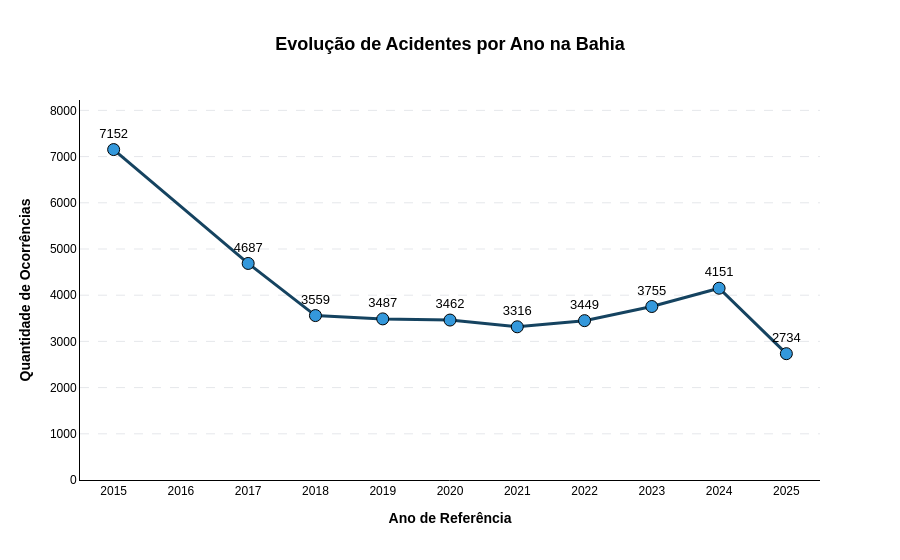

Write notebook code for a chart like this one.
### Code cell
# =========================================================
# GRÁFICO 1: Evolução por Ano (Com limites nos eixos)
# =========================================================
query_ano = """
    SELECT t.ano, COUNT(f.sk_sinistro) as qtd_acidentes
    FROM ft_sinistros f
    JOIN dm_tempo t ON f.sk_tempo = t.sk_tempo
    GROUP BY t.ano
    ORDER BY t.ano;
"""
df_ano = pd.read_sql(query_ano, engine)

fig1 = px.line(df_ano, x='ano', y='qtd_acidentes', 
               title='<b>Evolução de Acidentes por Ano na Bahia</b>',
               markers=True, text='qtd_acidentes',
               color_discrete_sequence=['#154360']) 

# Adicionamos o cliponaxis=False para proteger o número no topo
fig1.update_traces(
    textposition="top center", 
    cliponaxis=False, 
    line=dict(width=3, color='#154360'), 
    marker=dict(size=12, color='#3498DB', line=dict(color='black', width=1)) 
)

fig1 = aplicar_estilo_tcc(fig1, "Ano de Referência", "Quantidade de Ocorrências")

valor_maximo_g1 = df_ano['qtd_acidentes'].max()

# --- A MÁGICA DOS EIXOS ESTÁ AQUI ---
fig1.update_layout(
    xaxis=dict(
        dtick=1, # Mantém a exibição de 1 em 1 ano
        range=[2014.5, 2025.5] # Dá um respiro nas laterais (antes de 2015 e depois de 2025)
    ),
    yaxis=dict(
        range=[0, valor_maximo_g1 * 1.15] # Eixo Y começa do 0 e ganha um "teto" de 15%
    )
)

fig1.show()

### Figure 1 — Plotly figure (JSON) as saved in the notebook; plotly's stock layout.template omitted (floating-point values rounded to 4 significant figures)
{"data": [{"cliponaxis": false, "hovertemplate": "ano=%{x}<br>qtd_acidentes=%{text}<extra></extra>", "legendgroup": "", "line": {"color": "#154360", "dash": "solid", "width": 3}, "marker": {"color": "#3498DB", "line": {"color": "black", "width": 1}, "size": 12, "symbol": "circle"}, "mode": "lines+markers+text", "name": "", "orientation": "v", "showlegend": false, "text": [7152, 4687, 3559, 3487, 3462, 3316, 3449, 3755, 4151, 2734], "textfont": {"color": "black", "family": "Arial", "size": 13}, "textposition": "top center", "type": "scatter", "x": [2015, 2017, 2018, 2019, 2020, 2021, 2022, 2023, 2024, 2025], "xaxis": "x", "y": [7152, 4687, 3559, 3487, 3462, 3316, 3449, 3755, 4151, 2734], "yaxis": "y"}], "layout": {"font": {"color": "black", "family": "Arial"}, "legend": {"tracegroupgap": 0}, "paper_bgcolor": "white", "plot_bgcolor": "white", "title": {"font": {"color": "black", "family": "Arial", "size": 18}, "text": "<b>Evolução de Acidentes por Ano na Bahia</b>", "x": 0.5}, "xaxis": {"anchor": "y", "domain": [0, 1], "dtick": 1, "linecolor": "black", "linewidth": 1, "range": [2014.0, 2026.0], "showgrid": false, "showline": true, "title": {"text": "<b>Ano de Referência</b>"}}, "yaxis": {"anchor": "x", "domain": [0, 1], "gridcolor": "#E5E7EB", "griddash": "dash", "gridwidth": 1, "linecolor": "black", "linewidth": 1, "range": [0, 8225.0], "showgrid": true, "showline": true, "title": {"text": "<b>Quantidade de Ocorrências</b>"}}}}
